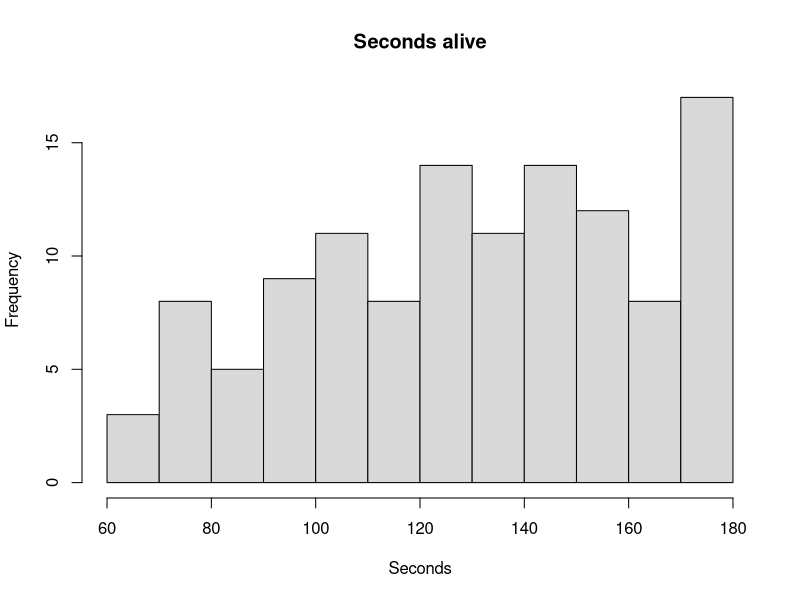
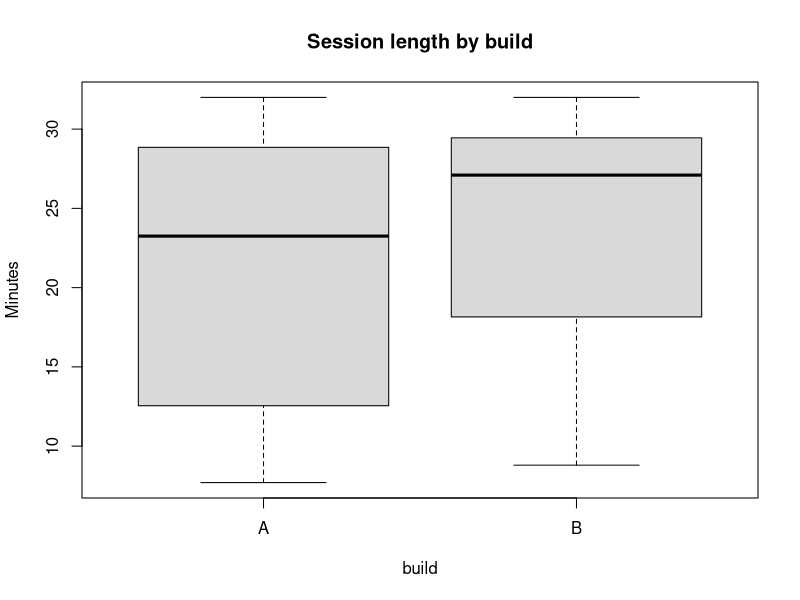
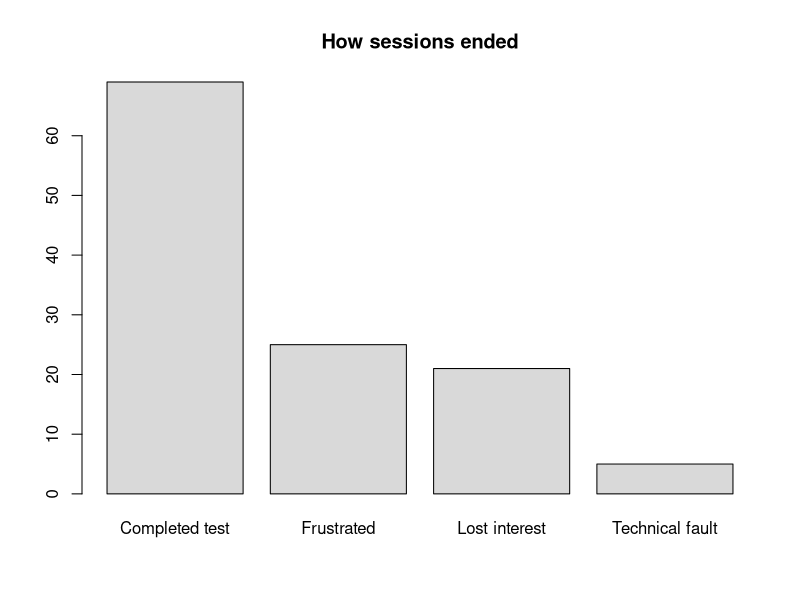
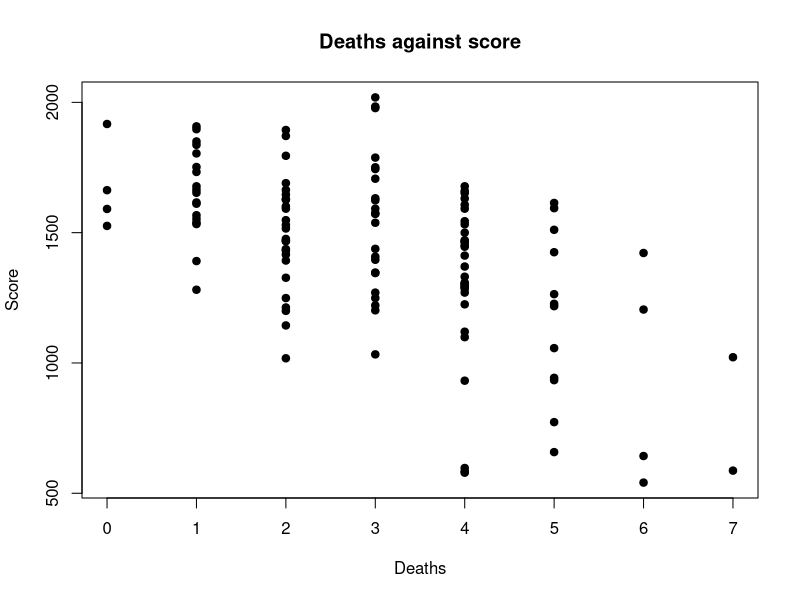

The R source for these figures, in order:
## ---- chunk 1
#| label: d1-vector
# Five players' deaths, typed in by hand. c() combines values into a vector.
deaths <- c(2, 0, 5, 3, 1)

deaths          # print it
length(deaths)  # how many players
deaths[3]       # the third player: square brackets pick by position
deaths > 2      # a condition gives one TRUE/FALSE per player
sum(deaths > 2) # TRUE counts as 1, so this is a count, not a total
## ---- chunk 2
#| label: d1-na
# The fourth player's log was lost. NA means "not recorded", not zero.
deaths <- c(2, 0, 5, NA, 1)

mean(deaths)               # NA: R will not guess
mean(deaths, na.rm = TRUE) # say out loud what you are leaving out
## ---- chunk 3
#| label: d1-read
library(readr)
library(dplyr)

# The path is relative to the project folder.
sessions <- read_csv("data/tidebreak_sessions.csv", show_col_types = FALSE)
## ---- chunk 4
#| label: d1-look
glimpse(sessions)          # every column: name, type, first values
summary(sessions$deaths)   # $ pulls out one column as a vector
## ---- chunk 5
#| label: d2-centre
kills <- sessions$kills

mean(kills)
median(kills)
sd(kills)                     # typical distance from the mean
IQR(kills)                    # width of the middle half
quantile(kills, c(0.1, 0.9))  # any percentiles you ask for
## ---- chunk 6
#| label: d2-plots
hist(sessions$time_alive_s, breaks = 15,
     main = "Seconds alive", xlab = "Seconds", col = "grey85")

boxplot(session_minutes ~ build, data = sessions,
        main = "Session length by build", ylab = "Minutes", col = "grey85")

barplot(table(sessions$quit_reason),
        main = "How sessions ended", col = "grey85")

plot(sessions$deaths, sessions$score, pch = 19,
     main = "Deaths against score", xlab = "Deaths", ylab = "Score")
## ---- chunk 7
#| label: d2-frames
frames <- read_csv("data/tidebreak_frame_times.csv", show_col_types = FALSE)

# Base R: one summary per build, one call per summary.
tapply(frames$ms, frames$build, mean)
tapply(frames$ms, frames$build, quantile, 0.99)

# Tidyverse: every summary per build in one table.
frames %>%
  group_by(build) %>%
  summarise(fps    = 1000 / mean(ms),
            median = median(ms),
            p99    = quantile(ms, 0.99))
